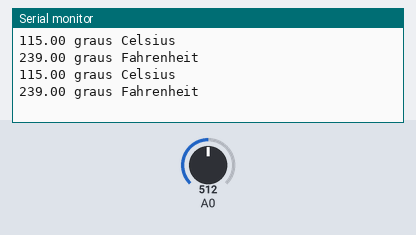
The sketch below on a simulated Arduino Uno, built with avr-gcc and run on an emulated ATmega328P. Shown: the last lines printed to the serial monitor. Inputs (shaded band) come from the test bench; at power-on: A0 = 512.

Above: at 2.8 s.
2.9 s: A0 set to 716
At 5.2 s:
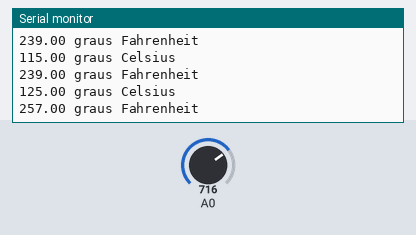
5.6 s: A0 set to 511
At 7.0 s:
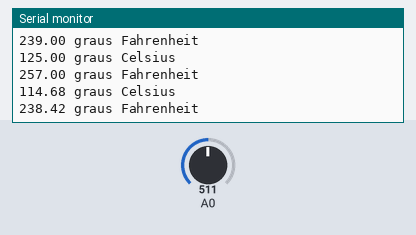
Timing chart, 0 to 8.6 s (numbered marks = the images above; inputs shaded):
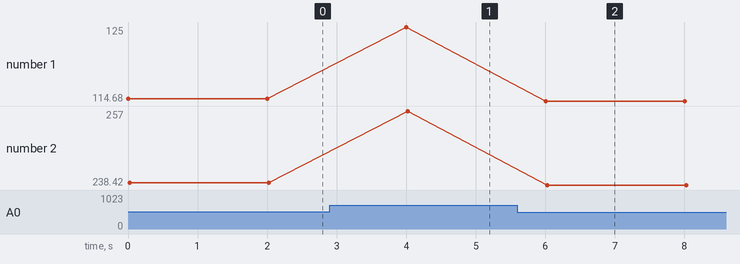

The sketch:

TPM36.ino
```cpp
//medindo temperatura com TPM36
void setup() {
  // put your setup code here, to run once:
  Serial.begin(9600);
  analogReference(EXTERNAL);

}


void loop() {
  float d = analogRead(A0); // sample ADC output
  float v = 3.3 * d / 1024.;
  float temp;

  if (v < 0.1)
  temp = -40.;
  else if (v < 1.75)
  temp = ((100.*v)-50.);
  else temp = 125.;

  Serial.print(temp);
  Serial.println(" graus Celsius");

  float tf;

  tf = ((temp*9./5.)+32.);

  Serial.print(tf);
  Serial.println(" graus Fahrenheit");
  delay(2000); // wait 1s
}
```

Measured:
- after the input at 2.9 s, the serial monitor: prints a new line after 1.1 s (image 1)
- after the input at 5.6 s, the serial monitor: prints a new line after 0.40 s (image 2)
- plotted number 1: 115 → 125 after the input at 2.9 s, 125 → 114.68 after the input at 5.6 s
- plotted number 2: 239 → 257 after the input at 2.9 s, 257 → 238.42 after the input at 5.6 s
